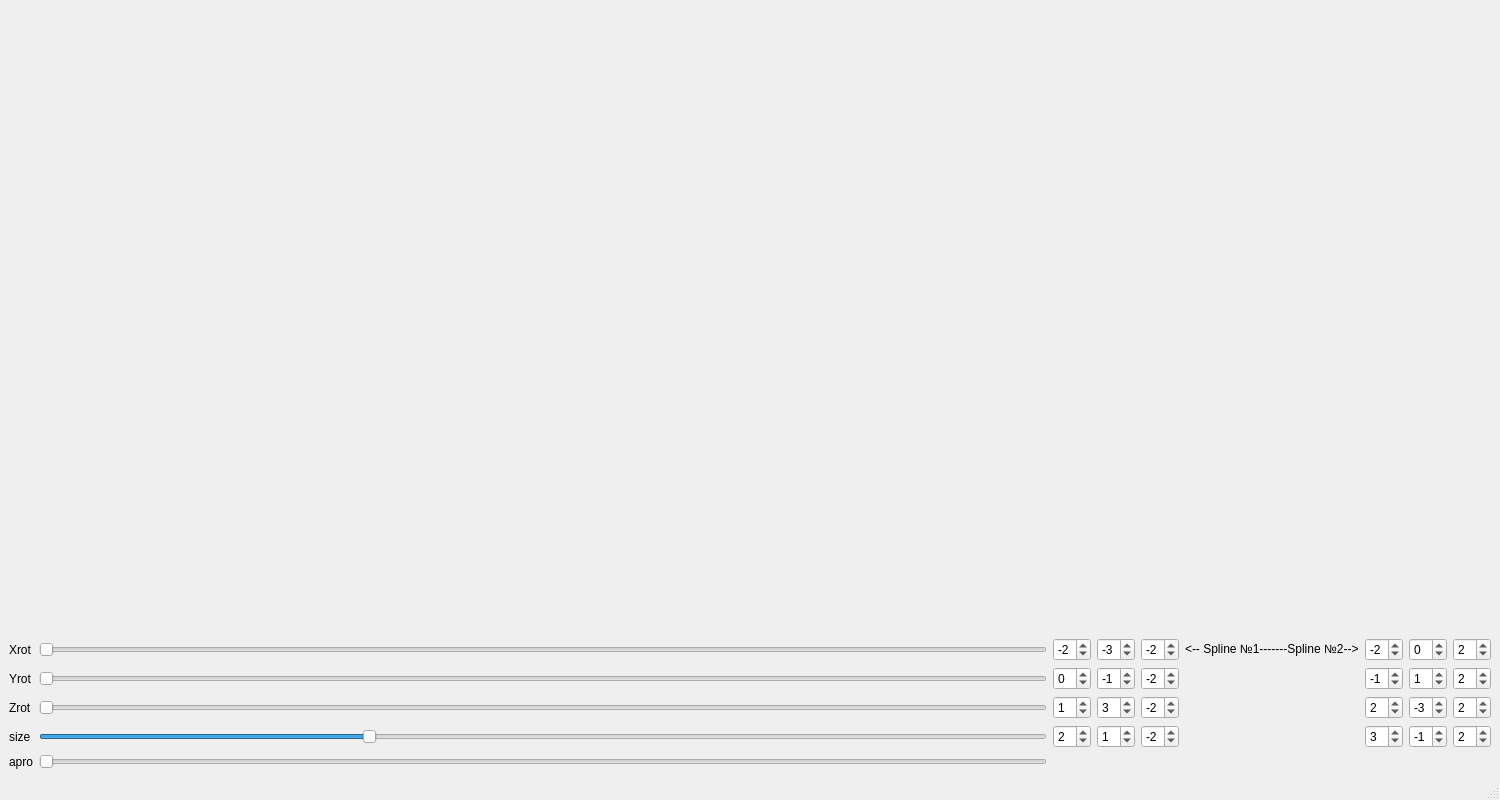
<?xml version="1.0" encoding="UTF-8"?>
<ui version="4.0">
 <class>MainWindow</class>
 <widget class="QMainWindow" name="MainWindow">
  <property name="geometry">
   <rect>
    <x>0</x>
    <y>0</y>
    <width>1500</width>
    <height>800</height>
   </rect>
  </property>
  <property name="windowTitle">
   <string>MainWindow</string>
  </property>
  <widget class="QWidget" name="centralwidget">
   <layout class="QGridLayout" name="gridLayout">
    <item row="0" column="0">
     <widget class="MyOpenGLWidget" name="widget" native="true"/>
    </item>
    <item row="1" column="0">
     <layout class="QGridLayout" name="gridLayout_2">
      <item row="3" column="4">
       <widget class="QSpinBox" name="za4">
        <property name="minimum">
         <number>-6</number>
        </property>
        <property name="maximum">
         <number>6</number>
        </property>
        <property name="value">
         <number>-2</number>
        </property>
       </widget>
      </item>
      <item row="3" column="2">
       <widget class="QSpinBox" name="xa4">
        <property name="minimum">
         <number>-6</number>
        </property>
        <property name="maximum">
         <number>6</number>
        </property>
        <property name="value">
         <number>2</number>
        </property>
       </widget>
      </item>
      <item row="0" column="4">
       <widget class="QSpinBox" name="za1">
        <property name="minimum">
         <number>-6</number>
        </property>
        <property name="maximum">
         <number>6</number>
        </property>
        <property name="value">
         <number>-2</number>
        </property>
       </widget>
      </item>
      <item row="2" column="1">
       <widget class="QSlider" name="zRotation">
        <property name="maximum">
         <number>360</number>
        </property>
        <property name="orientation">
         <enum>Qt::Horizontal</enum>
        </property>
       </widget>
      </item>
      <item row="1" column="1">
       <widget class="QSlider" name="yRotation">
        <property name="maximum">
         <number>360</number>
        </property>
        <property name="value">
         <number>0</number>
        </property>
        <property name="orientation">
         <enum>Qt::Horizontal</enum>
        </property>
       </widget>
      </item>
      <item row="1" column="0">
       <widget class="QLabel" name="label_2">
        <property name="text">
         <string>Yrot</string>
        </property>
       </widget>
      </item>
      <item row="0" column="3">
       <widget class="QSpinBox" name="ya1">
        <property name="minimum">
         <number>-6</number>
        </property>
        <property name="maximum">
         <number>6</number>
        </property>
        <property name="value">
         <number>-3</number>
        </property>
       </widget>
      </item>
      <item row="0" column="6">
       <widget class="QSpinBox" name="xb1">
        <property name="minimum">
         <number>-6</number>
        </property>
        <property name="maximum">
         <number>6</number>
        </property>
        <property name="value">
         <number>-2</number>
        </property>
       </widget>
      </item>
      <item row="3" column="0">
       <widget class="QLabel" name="label_4">
        <property name="text">
         <string>size</string>
        </property>
       </widget>
      </item>
      <item row="4" column="0">
       <widget class="QLabel" name="label_5">
        <property name="text">
         <string>apro</string>
        </property>
       </widget>
      </item>
      <item row="0" column="2">
       <widget class="QSpinBox" name="xa1">
        <property name="minimum">
         <number>-6</number>
        </property>
        <property name="maximum">
         <number>6</number>
        </property>
        <property name="value">
         <number>-2</number>
        </property>
       </widget>
      </item>
      <item row="3" column="6">
       <widget class="QSpinBox" name="xb4">
        <property name="minimum">
         <number>-6</number>
        </property>
        <property name="maximum">
         <number>6</number>
        </property>
        <property name="value">
         <number>3</number>
        </property>
       </widget>
      </item>
      <item row="0" column="1">
       <widget class="QSlider" name="xRotation">
        <property name="maximum">
         <number>360</number>
        </property>
        <property name="value">
         <number>0</number>
        </property>
        <property name="orientation">
         <enum>Qt::Horizontal</enum>
        </property>
       </widget>
      </item>
      <item row="2" column="0">
       <widget class="QLabel" name="label_3">
        <property name="text">
         <string>Zrot</string>
        </property>
       </widget>
      </item>
      <item row="0" column="7">
       <widget class="QSpinBox" name="yb1">
        <property name="minimum">
         <number>-6</number>
        </property>
        <property name="maximum">
         <number>6</number>
        </property>
       </widget>
      </item>
      <item row="3" column="3">
       <widget class="QSpinBox" name="ya4">
        <property name="minimum">
         <number>-6</number>
        </property>
        <property name="maximum">
         <number>6</number>
        </property>
        <property name="value">
         <number>1</number>
        </property>
       </widget>
      </item>
      <item row="3" column="8">
       <widget class="QSpinBox" name="zb4">
        <property name="minimum">
         <number>-6</number>
        </property>
        <property name="maximum">
         <number>6</number>
        </property>
        <property name="value">
         <number>2</number>
        </property>
       </widget>
      </item>
      <item row="3" column="1">
       <widget class="QSlider" name="size">
        <property name="maximum">
         <number>200</number>
        </property>
        <property name="value">
         <number>65</number>
        </property>
        <property name="orientation">
         <enum>Qt::Horizontal</enum>
        </property>
       </widget>
      </item>
      <item row="1" column="3">
       <widget class="QSpinBox" name="ya2">
        <property name="minimum">
         <number>-6</number>
        </property>
        <property name="maximum">
         <number>6</number>
        </property>
        <property name="value">
         <number>-1</number>
        </property>
       </widget>
      </item>
      <item row="2" column="3">
       <widget class="QSpinBox" name="ya3">
        <property name="minimum">
         <number>-6</number>
        </property>
        <property name="maximum">
         <number>6</number>
        </property>
        <property name="value">
         <number>3</number>
        </property>
       </widget>
      </item>
      <item row="0" column="8">
       <widget class="QSpinBox" name="zb1">
        <property name="minimum">
         <number>-6</number>
        </property>
        <property name="maximum">
         <number>6</number>
        </property>
        <property name="value">
         <number>2</number>
        </property>
       </widget>
      </item>
      <item row="2" column="6">
       <widget class="QSpinBox" name="xb3">
        <property name="minimum">
         <number>-6</number>
        </property>
        <property name="maximum">
         <number>6</number>
        </property>
        <property name="value">
         <number>2</number>
        </property>
       </widget>
      </item>
      <item row="0" column="0">
       <widget class="QLabel" name="label">
        <property name="text">
         <string>Xrot</string>
        </property>
       </widget>
      </item>
      <item row="1" column="6">
       <widget class="QSpinBox" name="xb2">
        <property name="minimum">
         <number>-6</number>
        </property>
        <property name="maximum">
         <number>6</number>
        </property>
        <property name="value">
         <number>-1</number>
        </property>
       </widget>
      </item>
      <item row="2" column="7">
       <widget class="QSpinBox" name="yb3">
        <property name="minimum">
         <number>-6</number>
        </property>
        <property name="maximum">
         <number>6</number>
        </property>
        <property name="value">
         <number>-3</number>
        </property>
       </widget>
      </item>
      <item row="2" column="2">
       <widget class="QSpinBox" name="xa3">
        <property name="minimum">
         <number>-6</number>
        </property>
        <property name="maximum">
         <number>6</number>
        </property>
        <property name="value">
         <number>1</number>
        </property>
       </widget>
      </item>
      <item row="1" column="8">
       <widget class="QSpinBox" name="zb2">
        <property name="minimum">
         <number>-6</number>
        </property>
        <property name="maximum">
         <number>6</number>
        </property>
        <property name="value">
         <number>2</number>
        </property>
       </widget>
      </item>
      <item row="1" column="4">
       <widget class="QSpinBox" name="za2">
        <property name="minimum">
         <number>-6</number>
        </property>
        <property name="maximum">
         <number>6</number>
        </property>
        <property name="value">
         <number>-2</number>
        </property>
       </widget>
      </item>
      <item row="2" column="8">
       <widget class="QSpinBox" name="zb3">
        <property name="minimum">
         <number>-6</number>
        </property>
        <property name="maximum">
         <number>6</number>
        </property>
        <property name="value">
         <number>2</number>
        </property>
       </widget>
      </item>
      <item row="3" column="7">
       <widget class="QSpinBox" name="yb4">
        <property name="minimum">
         <number>-6</number>
        </property>
        <property name="maximum">
         <number>6</number>
        </property>
        <property name="value">
         <number>-1</number>
        </property>
       </widget>
      </item>
      <item row="1" column="2">
       <widget class="QSpinBox" name="xa2">
        <property name="minimum">
         <number>-6</number>
        </property>
        <property name="maximum">
         <number>6</number>
        </property>
       </widget>
      </item>
      <item row="2" column="4">
       <widget class="QSpinBox" name="za3">
        <property name="minimum">
         <number>-6</number>
        </property>
        <property name="maximum">
         <number>6</number>
        </property>
        <property name="value">
         <number>-2</number>
        </property>
       </widget>
      </item>
      <item row="1" column="7">
       <widget class="QSpinBox" name="yb2">
        <property name="minimum">
         <number>-6</number>
        </property>
        <property name="maximum">
         <number>6</number>
        </property>
        <property name="value">
         <number>1</number>
        </property>
       </widget>
      </item>
      <item row="4" column="1">
       <widget class="QSlider" name="apro">
        <property name="minimum">
         <number>10</number>
        </property>
        <property name="orientation">
         <enum>Qt::Horizontal</enum>
        </property>
       </widget>
      </item>
      <item row="0" column="5">
       <widget class="QLabel" name="label_6">
        <property name="text">
         <string>&lt;-- Spline №1-------Spline №2--&gt;</string>
        </property>
       </widget>
      </item>
     </layout>
    </item>
   </layout>
  </widget>
  <widget class="QMenuBar" name="menubar">
   <property name="geometry">
    <rect>
     <x>0</x>
     <y>0</y>
     <width>1500</width>
     <height>26</height>
    </rect>
   </property>
  </widget>
  <widget class="QStatusBar" name="statusbar"/>
 </widget>
 <customwidgets>
  <customwidget>
   <class>MyOpenGLWidget</class>
   <extends>QWidget</extends>
   <header>myopenglwidget.h</header>
   <container>1</container>
   <slots>
    <signal>xRotChanged(int)</signal>
    <signal>yRotChanged(int)</signal>
    <signal>zRotChanged(int)</signal>
    <signal>paramChanged(int)</signal>
    <slot>setXRot(int)</slot>
    <slot>setYRot(int)</slot>
    <slot>setZRot(int)</slot>
    <slot>setParam(int)</slot>
    <slot>setApro(int)</slot>
    <slot>setxa1(int)</slot>
    <slot>setya1(int)</slot>
    <slot>setza1(int)</slot>
    <slot>setxa2(int)</slot>
    <slot>setya2(int)</slot>
    <slot>setza2(int)</slot>
    <slot>setxa3(int)</slot>
    <slot>setya3(int)</slot>
    <slot>setza3(int)</slot>
    <slot>setxa4(int)</slot>
    <slot>setya4(int)</slot>
    <slot>setza4(int)</slot>
    <slot>setxb1(int)</slot>
    <slot>setyb1(int)</slot>
    <slot>setzb1(int)</slot>
    <slot>setxb2(int)</slot>
    <slot>setyb2(int)</slot>
    <slot>setzb2(int)</slot>
    <slot>setxb3(int)</slot>
    <slot>setyb3(int)</slot>
    <slot>setzb3(int)</slot>
    <slot>setxb4(int)</slot>
    <slot>setyb4(int)</slot>
    <slot>setzb4(int)</slot>
   </slots>
  </customwidget>
 </customwidgets>
 <resources/>
 <connections>
  <connection>
   <sender>xRotation</sender>
   <signal>valueChanged(int)</signal>
   <receiver>widget</receiver>
   <slot>setXRot(int)</slot>
   <hints>
    <hint type="sourcelabel">
     <x>222</x>
     <y>462</y>
    </hint>
    <hint type="destinationlabel">
     <x>203</x>
     <y>396</y>
    </hint>
   </hints>
  </connection>
  <connection>
   <sender>yRotation</sender>
   <signal>valueChanged(int)</signal>
   <receiver>widget</receiver>
   <slot>setYRot(int)</slot>
   <hints>
    <hint type="sourcelabel">
     <x>340</x>
     <y>527</y>
    </hint>
    <hint type="destinationlabel">
     <x>368</x>
     <y>396</y>
    </hint>
   </hints>
  </connection>
  <connection>
   <sender>zRotation</sender>
   <signal>valueChanged(int)</signal>
   <receiver>widget</receiver>
   <slot>setZRot(int)</slot>
   <hints>
    <hint type="sourcelabel">
     <x>404</x>
     <y>592</y>
    </hint>
    <hint type="destinationlabel">
     <x>495</x>
     <y>396</y>
    </hint>
   </hints>
  </connection>
  <connection>
   <sender>size</sender>
   <signal>valueChanged(int)</signal>
   <receiver>widget</receiver>
   <slot>setParam(int)</slot>
   <hints>
    <hint type="sourcelabel">
     <x>623</x>
     <y>657</y>
    </hint>
    <hint type="destinationlabel">
     <x>655</x>
     <y>396</y>
    </hint>
   </hints>
  </connection>
  <connection>
   <sender>apro</sender>
   <signal>valueChanged(int)</signal>
   <receiver>widget</receiver>
   <slot>setApro(int)</slot>
   <hints>
    <hint type="sourcelabel">
     <x>337</x>
     <y>722</y>
    </hint>
    <hint type="destinationlabel">
     <x>814</x>
     <y>396</y>
    </hint>
   </hints>
  </connection>
  <connection>
   <sender>xa1</sender>
   <signal>valueChanged(int)</signal>
   <receiver>widget</receiver>
   <slot>setxa1(int)</slot>
   <hints>
    <hint type="sourcelabel">
     <x>1019</x>
     <y>449</y>
    </hint>
    <hint type="destinationlabel">
     <x>1019</x>
     <y>376</y>
    </hint>
   </hints>
  </connection>
  <connection>
   <sender>ya1</sender>
   <signal>valueChanged(int)</signal>
   <receiver>widget</receiver>
   <slot>setya1(int)</slot>
   <hints>
    <hint type="sourcelabel">
     <x>1063</x>
     <y>446</y>
    </hint>
    <hint type="destinationlabel">
     <x>1073</x>
     <y>393</y>
    </hint>
   </hints>
  </connection>
  <connection>
   <sender>xa2</sender>
   <signal>valueChanged(int)</signal>
   <receiver>widget</receiver>
   <slot>setxa2(int)</slot>
   <hints>
    <hint type="sourcelabel">
     <x>1023</x>
     <y>515</y>
    </hint>
    <hint type="destinationlabel">
     <x>927</x>
     <y>382</y>
    </hint>
   </hints>
  </connection>
  <connection>
   <sender>ya2</sender>
   <signal>valueChanged(int)</signal>
   <receiver>widget</receiver>
   <slot>setya2(int)</slot>
   <hints>
    <hint type="sourcelabel">
     <x>1073</x>
     <y>521</y>
    </hint>
    <hint type="destinationlabel">
     <x>1089</x>
     <y>391</y>
    </hint>
   </hints>
  </connection>
  <connection>
   <sender>za1</sender>
   <signal>valueChanged(int)</signal>
   <receiver>widget</receiver>
   <slot>setza1(int)</slot>
   <hints>
    <hint type="sourcelabel">
     <x>1113</x>
     <y>451</y>
    </hint>
    <hint type="destinationlabel">
     <x>1140</x>
     <y>364</y>
    </hint>
   </hints>
  </connection>
  <connection>
   <sender>za2</sender>
   <signal>valueChanged(int)</signal>
   <receiver>widget</receiver>
   <slot>setza2(int)</slot>
   <hints>
    <hint type="sourcelabel">
     <x>1109</x>
     <y>515</y>
    </hint>
    <hint type="destinationlabel">
     <x>1165</x>
     <y>380</y>
    </hint>
   </hints>
  </connection>
  <connection>
   <sender>xb1</sender>
   <signal>valueChanged(int)</signal>
   <receiver>widget</receiver>
   <slot>setxb1(int)</slot>
   <hints>
    <hint type="sourcelabel">
     <x>1363</x>
     <y>444</y>
    </hint>
    <hint type="destinationlabel">
     <x>1255</x>
     <y>343</y>
    </hint>
   </hints>
  </connection>
  <connection>
   <sender>xb2</sender>
   <signal>valueChanged(int)</signal>
   <receiver>widget</receiver>
   <slot>setxb2(int)</slot>
   <hints>
    <hint type="sourcelabel">
     <x>1368</x>
     <y>516</y>
    </hint>
    <hint type="destinationlabel">
     <x>1265</x>
     <y>389</y>
    </hint>
   </hints>
  </connection>
  <connection>
   <sender>yb1</sender>
   <signal>valueChanged(int)</signal>
   <receiver>widget</receiver>
   <slot>setyb1(int)</slot>
   <hints>
    <hint type="sourcelabel">
     <x>1413</x>
     <y>453</y>
    </hint>
    <hint type="destinationlabel">
     <x>1330</x>
     <y>368</y>
    </hint>
   </hints>
  </connection>
  <connection>
   <sender>yb2</sender>
   <signal>valueChanged(int)</signal>
   <receiver>widget</receiver>
   <slot>setyb2(int)</slot>
   <hints>
    <hint type="sourcelabel">
     <x>1415</x>
     <y>508</y>
    </hint>
    <hint type="destinationlabel">
     <x>1339</x>
     <y>388</y>
    </hint>
   </hints>
  </connection>
  <connection>
   <sender>zb1</sender>
   <signal>valueChanged(int)</signal>
   <receiver>widget</receiver>
   <slot>setzb1(int)</slot>
   <hints>
    <hint type="sourcelabel">
     <x>1463</x>
     <y>446</y>
    </hint>
    <hint type="destinationlabel">
     <x>1421</x>
     <y>362</y>
    </hint>
   </hints>
  </connection>
  <connection>
   <sender>zb2</sender>
   <signal>valueChanged(int)</signal>
   <receiver>widget</receiver>
   <slot>setzb2(int)</slot>
   <hints>
    <hint type="sourcelabel">
     <x>1463</x>
     <y>511</y>
    </hint>
    <hint type="destinationlabel">
     <x>1443</x>
     <y>389</y>
    </hint>
   </hints>
  </connection>
  <connection>
   <sender>xb3</sender>
   <signal>valueChanged(int)</signal>
   <receiver>widget</receiver>
   <slot>setxb3(int)</slot>
   <hints>
    <hint type="sourcelabel">
     <x>1371</x>
     <y>586</y>
    </hint>
    <hint type="destinationlabel">
     <x>1358</x>
     <y>370</y>
    </hint>
   </hints>
  </connection>
  <connection>
   <sender>xb4</sender>
   <signal>valueChanged(int)</signal>
   <receiver>widget</receiver>
   <slot>setxb4(int)</slot>
   <hints>
    <hint type="sourcelabel">
     <x>1376</x>
     <y>645</y>
    </hint>
    <hint type="destinationlabel">
     <x>1368</x>
     <y>369</y>
    </hint>
   </hints>
  </connection>
  <connection>
   <sender>yb3</sender>
   <signal>valueChanged(int)</signal>
   <receiver>widget</receiver>
   <slot>setyb3(int)</slot>
   <hints>
    <hint type="sourcelabel">
     <x>1420</x>
     <y>575</y>
    </hint>
    <hint type="destinationlabel">
     <x>1391</x>
     <y>348</y>
    </hint>
   </hints>
  </connection>
  <connection>
   <sender>yb4</sender>
   <signal>valueChanged(int)</signal>
   <receiver>widget</receiver>
   <slot>setyb4(int)</slot>
   <hints>
    <hint type="sourcelabel">
     <x>1417</x>
     <y>651</y>
    </hint>
    <hint type="destinationlabel">
     <x>1405</x>
     <y>331</y>
    </hint>
   </hints>
  </connection>
  <connection>
   <sender>zb3</sender>
   <signal>valueChanged(int)</signal>
   <receiver>widget</receiver>
   <slot>setzb3(int)</slot>
   <hints>
    <hint type="sourcelabel">
     <x>1469</x>
     <y>577</y>
    </hint>
    <hint type="destinationlabel">
     <x>1461</x>
     <y>362</y>
    </hint>
   </hints>
  </connection>
  <connection>
   <sender>zb4</sender>
   <signal>valueChanged(int)</signal>
   <receiver>widget</receiver>
   <slot>setzb4(int)</slot>
   <hints>
    <hint type="sourcelabel">
     <x>1467</x>
     <y>642</y>
    </hint>
    <hint type="destinationlabel">
     <x>1478</x>
     <y>365</y>
    </hint>
   </hints>
  </connection>
  <connection>
   <sender>xa3</sender>
   <signal>valueChanged(int)</signal>
   <receiver>widget</receiver>
   <slot>setxa3(int)</slot>
   <hints>
    <hint type="sourcelabel">
     <x>1021</x>
     <y>572</y>
    </hint>
    <hint type="destinationlabel">
     <x>945</x>
     <y>358</y>
    </hint>
   </hints>
  </connection>
  <connection>
   <sender>xa4</sender>
   <signal>valueChanged(int)</signal>
   <receiver>widget</receiver>
   <slot>setxa4(int)</slot>
   <hints>
    <hint type="sourcelabel">
     <x>1033</x>
     <y>656</y>
    </hint>
    <hint type="destinationlabel">
     <x>958</x>
     <y>367</y>
    </hint>
   </hints>
  </connection>
  <connection>
   <sender>ya3</sender>
   <signal>valueChanged(int)</signal>
   <receiver>widget</receiver>
   <slot>setya3(int)</slot>
   <hints>
    <hint type="sourcelabel">
     <x>1072</x>
     <y>585</y>
    </hint>
    <hint type="destinationlabel">
     <x>1035</x>
     <y>337</y>
    </hint>
   </hints>
  </connection>
  <connection>
   <sender>za3</sender>
   <signal>valueChanged(int)</signal>
   <receiver>widget</receiver>
   <slot>setza3(int)</slot>
   <hints>
    <hint type="sourcelabel">
     <x>1127</x>
     <y>573</y>
    </hint>
    <hint type="destinationlabel">
     <x>1118</x>
     <y>377</y>
    </hint>
   </hints>
  </connection>
  <connection>
   <sender>ya4</sender>
   <signal>valueChanged(int)</signal>
   <receiver>widget</receiver>
   <slot>setya4(int)</slot>
   <hints>
    <hint type="sourcelabel">
     <x>1070</x>
     <y>642</y>
    </hint>
    <hint type="destinationlabel">
     <x>992</x>
     <y>355</y>
    </hint>
   </hints>
  </connection>
  <connection>
   <sender>za4</sender>
   <signal>valueChanged(int)</signal>
   <receiver>widget</receiver>
   <slot>setza4(int)</slot>
   <hints>
    <hint type="sourcelabel">
     <x>1133</x>
     <y>649</y>
    </hint>
    <hint type="destinationlabel">
     <x>1183</x>
     <y>376</y>
    </hint>
   </hints>
  </connection>
 </connections>
</ui>
